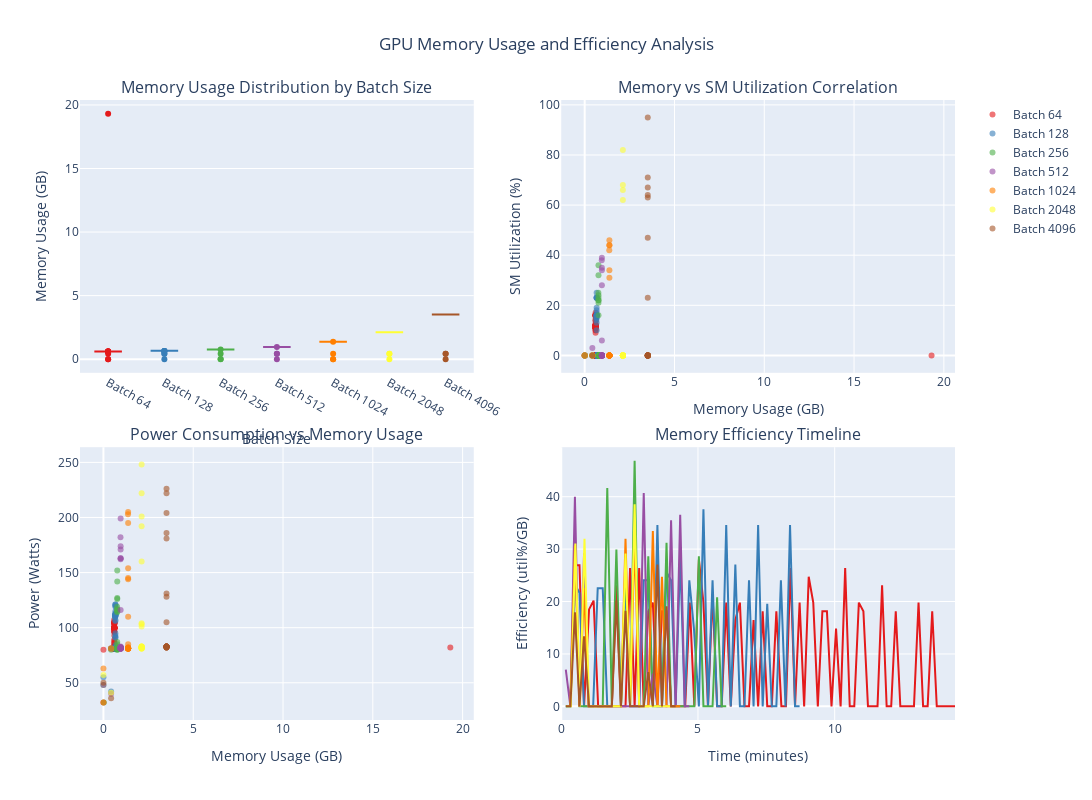

Notebook code for this chart:
### Code cell
# Create memory usage and efficiency analysis
def create_memory_analysis_plots(df):
    """Create detailed memory usage analysis plots"""
    
    fig = make_subplots(
        rows=2, cols=2,
        subplot_titles=[
            "Memory Usage Distribution by Batch Size",
            "Memory vs SM Utilization Correlation",
            "Power Consumption vs Memory Usage",
            "Memory Efficiency Timeline"
        ],
        vertical_spacing=0.12,
        horizontal_spacing=0.1
    )
    
    colors = px.colors.qualitative.Set1
    batch_sizes = sorted(df['batch_size'].unique())
    
    # 1. Memory Usage Distribution (Box Plot)
    for i, batch_size in enumerate(batch_sizes):
        if batch_size == 'unknown':
            continue
            
        batch_data = df[df['batch_size'] == batch_size]
        memory_gb = batch_data['fb_memory_mb'] / 1024
        
        fig.add_trace(
            go.Box(
                y=memory_gb,
                name=f"Batch {batch_size}",
                marker_color=colors[i % len(colors)],
                showlegend=False
            ),
            row=1, col=1
        )
    
    # 2. Memory vs SM Utilization Scatter
    for i, batch_size in enumerate(batch_sizes):
        if batch_size == 'unknown':
            continue
            
        batch_data = df[df['batch_size'] == batch_size]
        
        fig.add_trace(
            go.Scatter(
                x=batch_data['fb_memory_mb'] / 1024,
                y=batch_data['sm_util_pct'],
                mode='markers',
                name=f"Batch {batch_size}",
                marker=dict(color=colors[i % len(colors)], size=6, opacity=0.6),
                showlegend=True,
                hovertemplate=f"<b>Batch {batch_size}</b><br>" +
                             "Memory: %{x:.1f} GB<br>" +
                             "SM Util: %{y:.1f}%<extra></extra>"
            ),
            row=1, col=2
        )
    
    # 3. Power vs Memory Scatter
    for i, batch_size in enumerate(batch_sizes):
        if batch_size == 'unknown':
            continue
            
        batch_data = df[df['batch_size'] == batch_size]
        
        fig.add_trace(
            go.Scatter(
                x=batch_data['fb_memory_mb'] / 1024,
                y=batch_data['power_w'],
                mode='markers',
                name=f"Batch {batch_size}",
                marker=dict(color=colors[i % len(colors)], size=6, opacity=0.6),
                showlegend=False,
                hovertemplate=f"<b>Batch {batch_size}</b><br>" +
                             "Memory: %{x:.1f} GB<br>" +
                             "Power: %{y:.0f} W<extra></extra>"
            ),
            row=2, col=1
        )
    
    # 4. Memory Efficiency Timeline
    for i, batch_size in enumerate(batch_sizes):
        if batch_size == 'unknown':
            continue
            
        batch_data = df[df['batch_size'] == batch_size].copy()
        batch_data = batch_data.sort_values('datetime')
        
        # Calculate relative time and memory efficiency
        start_time = batch_data['datetime'].min()
        batch_data['relative_time_min'] = (batch_data['datetime'] - start_time).dt.total_seconds() / 60
        
        # Memory efficiency = SM utilization per GB of memory used
        batch_data['memory_efficiency'] = batch_data['sm_util_pct'] / (batch_data['fb_memory_mb'] / 1024)
        batch_data['memory_efficiency'] = batch_data['memory_efficiency'].replace([np.inf, -np.inf], 0)
        
        fig.add_trace(
            go.Scatter(
                x=batch_data['relative_time_min'],
                y=batch_data['memory_efficiency'],
                mode='lines',
                name=f"Batch {batch_size}",
                line=dict(color=colors[i % len(colors)], width=2),
                showlegend=False,
                hovertemplate=f"<b>Batch {batch_size}</b><br>" +
                             "Time: %{x:.1f} min<br>" +
                             "Efficiency: %{y:.1f} util%/GB<extra></extra>"
            ),
            row=2, col=2
        )
    
    # Update layout
    fig.update_layout(
        height=800,
        width=1400,
        title_text="GPU Memory Usage and Efficiency Analysis",
        title_x=0.5,
        showlegend=True
    )
    
    # Update axis labels
    fig.update_xaxes(title_text="Batch Size", row=1, col=1)
    fig.update_xaxes(title_text="Memory Usage (GB)", row=1, col=2)
    fig.update_xaxes(title_text="Memory Usage (GB)", row=2, col=1)
    fig.update_xaxes(title_text="Time (minutes)", row=2, col=2)
    
    fig.update_yaxes(title_text="Memory Usage (GB)", row=1, col=1)
    fig.update_yaxes(title_text="SM Utilization (%)", row=1, col=2)
    fig.update_yaxes(title_text="Power (Watts)", row=2, col=1)
    fig.update_yaxes(title_text="Efficiency (util%/GB)", row=2, col=2)
    
    return fig

# Create memory analysis plots
if len(gpu_df) > 0:
    memory_fig = create_memory_analysis_plots(gpu_df)
    memory_fig.show()
    
    # Summary statistics
    print("\\n" + "="*60)
    print("📈 MEMORY USAGE SUMMARY STATISTICS")
    print("="*60)
    
    memory_summary = gpu_df.groupby('batch_size').agg({
        'fb_memory_mb': ['mean', 'max', 'min', 'std']
    }).round(1)
    
    memory_summary.columns = ['Mean_MB', 'Max_MB', 'Min_MB', 'Std_MB']
    memory_summary['Mean_GB'] = (memory_summary['Mean_MB'] / 1024).round(2)
    memory_summary['Max_GB'] = (memory_summary['Max_MB'] / 1024).round(2)
    memory_summary['Memory_Range_GB'] = ((memory_summary['Max_MB'] - memory_summary['Min_MB']) / 1024).round(2)
    
    print(memory_summary[['Mean_GB', 'Max_GB', 'Memory_Range_GB']])
    
else:
    print("No GPU monitoring data available for memory analysis")

### Figure 1 — Plotly figure (JSON) as saved in the notebook; plotly's stock layout.template omitted (floating-point values rounded to 4 significant figures)
{"data": [{"marker": {"color": "rgb(228,26,28)"}, "name": "Batch 64", "showlegend": false, "type": "box", "xaxis": "x", "y": [0.0, 0.0, 0.4268, 0.5947, 0.5947, 0.5947, 0.5947, 0.5947, 0.5947, 0.5947, 0.6064, 0.6064, 0.6064, 0.6064, 0.6064, 0.6064, 0.6064, 0.6064, 0.6064, 0.6064, 0.6064, 0.6064, 0.6064, 0.6064, 0.6064, 0.6064, 0.6064, 0.6064, 0.6064, 0.6064, 0.6064, 0.6064, 0.6064, 0.6064, 0.6064, 0.6064, 0.6064, 0.6064, 0.6064, 0.6064, 0.6064, 0.6064, 0.6064, 0.6064, 0.6064, 0.6064, 0.6064, 0.6064, 0.6064, 0.6064, 0.6064, 0.6064, 0.6064, 0.6064, 0.6064, 0.6064, 0.6064, 0.6064, 0.6064, 0.6064, 0.6064, 0.6064, 0.6064, 0.6064, 0.6064, 0.6064, 0.6064, 0.6064, 0.6064, 0.6064, 0.6064, 0.6064, 0.6064, 0.6064, 0.6064, 0.6064, 0.6064, 0.6064, 0.6064, 0.6064, 0.6064, 0.6064, 0.6064, 0.6064, 0.6064, 0.6064, 19.32], "yaxis": "y"}, {"marker": {"color": "rgb(55,126,184)"}, "name": "Batch 128", "showlegend": false, "type": "box", "xaxis": "x", "y": [0.0, 0.4268, 0.4268, 0.6455, 0.6455, 0.6455, 0.6455, 0.665, 0.665, 0.665, 0.665, 0.665, 0.665, 0.665, 0.665, 0.665, 0.665, 0.665, 0.665, 0.665, 0.665, 0.665, 0.665, 0.665, 0.665, 0.665, 0.665, 0.665, 0.665, 0.665, 0.665, 0.665, 0.665, 0.665, 0.665, 0.665, 0.665, 0.665, 0.665, 0.665, 0.665, 0.665, 0.665, 0.665, 0.665, 0.665, 0.665, 0.665, 0.665, 0.665, 0.665, 0.665, 0.665], "yaxis": "y"}, {"marker": {"color": "rgb(77,175,74)"}, "name": "Batch 256", "showlegend": false, "type": "box", "xaxis": "x", "y": [0.0, 0.02051, 0.4268, 0.7627, 0.7686, 0.7686, 0.7686, 0.7686, 0.7686, 0.7686, 0.7686, 0.7686, 0.7686, 0.7686, 0.7686, 0.7686, 0.7686, 0.7686, 0.7686, 0.7686, 0.7686, 0.7686, 0.7686, 0.7686, 0.7686, 0.7686, 0.7686, 0.7686, 0.7686, 0.7686, 0.7686, 0.7686, 0.7686, 0.7686, 0.7686, 0.7686, 0.7686], "yaxis": "y"}, {"marker": {"color": "rgb(152,78,163)"}, "name": "Batch 512", "showlegend": false, "type": "box", "xaxis": "x", "y": [0.0, 0.4268, 0.4268, 0.9502, 0.958, 0.958, 0.958, 0.958, 0.958, 0.958, 0.958, 0.958, 0.958, 0.958, 0.958, 0.958, 0.958, 0.958, 0.958, 0.958, 0.958, 0.958, 0.958, 0.958, 0.958, 0.958, 0.958, 0.958, 0.958], "yaxis": "y"}, {"marker": {"color": "rgb(255,127,0)"}, "name": "Batch 1024", "showlegend": false, "type": "box", "xaxis": "x", "y": [0.0, 0.0, 0.4268, 1.368, 1.376, 1.376, 1.376, 1.376, 1.376, 1.376, 1.376, 1.376, 1.376, 1.376, 1.376, 1.376, 1.376, 1.376, 1.376, 1.376, 1.376, 1.376, 1.376, 1.376, 1.376, 1.376, 1.376], "yaxis": "y"}, {"marker": {"color": "rgb(255,255,51)"}, "name": "Batch 2048", "showlegend": false, "type": "box", "xaxis": "x", "y": [0.0, 0.4268, 0.4268, 2.126, 2.126, 2.126, 2.126, 2.126, 2.126, 2.126, 2.126, 2.126, 2.126, 2.126, 2.126, 2.126, 2.126, 2.126, 2.126, 2.126, 2.126, 2.126, 2.126, 2.126, 2.126], "yaxis": "y"}, {"marker": {"color": "rgb(166,86,40)"}, "name": "Batch 4096", "showlegend": false, "type": "box", "xaxis": "x", "y": [0.0, 0.4268, 0.4268, 3.513, 3.513, 3.513, 3.513, 3.513, 3.513, 3.513, 3.513, 3.513, 3.513, 3.513, 3.513, 3.513, 3.513, 3.513, 3.513, 3.513, 3.513, 3.513, 3.513, 3.513, 3.513, 3.513], "yaxis": "y"}, {"hovertemplate": "<b>Batch 64</b><br>Memory: %{x:.1f} GB<br>SM Util: %{y:.1f}%<extra></extra>", "marker": {"color": "rgb(228,26,28)", "opacity": 0.6, "size": 6}, "mode": "markers", "name": "Batch 64", "showlegend": true, "type": "scatter", "x": [0.0, 0.0, 0.4268, 0.5947, 0.5947, 0.5947, 0.5947, 0.5947, 0.5947, 0.5947, 0.6064, 0.6064, 0.6064, 0.6064, 0.6064, 0.6064, 0.6064, 0.6064, 0.6064, 0.6064, 0.6064, 0.6064, 0.6064, 0.6064, 0.6064, 0.6064, 0.6064, 0.6064, 0.6064, 0.6064, 0.6064, 0.6064, 0.6064, 0.6064, 0.6064, 0.6064, 0.6064, 0.6064, 0.6064, 0.6064, 0.6064, 0.6064, 0.6064, 0.6064, 0.6064, 0.6064, 0.6064, 0.6064, 0.6064, 0.6064, 0.6064, 0.6064, 0.6064, 0.6064, 0.6064, 0.6064, 0.6064, 0.6064, 0.6064, 0.6064, 0.6064, 0.6064, 0.6064, 0.6064, 0.6064, 0.6064, 0.6064, 0.6064, 0.6064, 0.6064, 0.6064, 0.6064, 0.6064, 0.6064, 0.6064, 0.6064, 0.6064, 0.6064, 0.6064, 0.6064, 0.6064, 0.6064, 0.6064, 0.6064, 0.6064, 0.6064, 19.32], "xaxis": "x2", "y": [0.0, 0.0, 0.0, 16.0, 16.0, 0.0, 11.0, 12.0, 0.0, 0.0, 0.0, 0.0, 14.0, 0.0, 0.0, 16.0, 0.0, 16.0, 0.0, 11.0, 12.0, 0.0, 11.0, 11.0, 0.0, 0.0, 0.0, 0.0, 12.0, 0.0, 17.0, 12.0, 0.0, 13.0, 0.0, 0.0, 12.0, 0.0, 10.0, 12.0, 0.0, 0.0, 10.0, 0.0, 11.0, 0.0, 0.0, 11.0, 0.0, 0.0, 16.0, 0.0, 12.0, 0.0, 15.0, 12.0, 0.0, 11.0, 11.0, 0.0, 9.0, 0.0, 16.0, 0.0, 0.0, 12.0, 11.0, 0.0, 0.0, 0.0, 14.0, 0.0, 0.0, 11.0, 0.0, 0.0, 0.0, 0.0, 12.0, 0.0, 0.0, 11.0, 0.0, 0.0, 0.0, 0.0, 0.0], "yaxis": "y2"}, {"hovertemplate": "<b>Batch 128</b><br>Memory: %{x:.1f} GB<br>SM Util: %{y:.1f}%<extra></extra>", "marker": {"color": "rgb(55,126,184)", "opacity": 0.6, "size": 6}, "mode": "markers", "name": "Batch 128", "showlegend": true, "type": "scatter", "x": [0.0, 0.4268, 0.4268, 0.6455, 0.6455, 0.6455, 0.6455, 0.665, 0.665, 0.665, 0.665, 0.665, 0.665, 0.665, 0.665, 0.665, 0.665, 0.665, 0.665, 0.665, 0.665, 0.665, 0.665, 0.665, 0.665, 0.665, 0.665, 0.665, 0.665, 0.665, 0.665, 0.665, 0.665, 0.665, 0.665, 0.665, 0.665, 0.665, 0.665, 0.665, 0.665, 0.665, 0.665, 0.665, 0.665, 0.665, 0.665, 0.665, 0.665, 0.665, 0.665, 0.665, 0.665], "xaxis": "x2", "y": [0.0, 0.0, 0.0, 15.0, 14.0, 0.0, 0.0, 0.0, 15.0, 15.0, 0.0, 0.0, 0.0, 0.0, 16.0, 0.0, 0.0, 0.0, 16.0, 16.0, 0.0, 23.0, 0.0, 17.0, 16.0, 0.0, 19.0, 0.0, 16.0, 10.0, 0.0, 25.0, 0.0, 16.0, 0.0, 0.0, 23.0, 0.0, 18.0, 0.0, 0.0, 16.0, 0.0, 23.0, 0.0, 13.0, 0.0, 0.0, 16.0, 0.0, 23.0, 0.0, 0.0], "yaxis": "y2"}, {"hovertemplate": "<b>Batch 256</b><br>Memory: %{x:.1f} GB<br>SM Util: %{y:.1f}%<extra></extra>", "marker": {"color": "rgb(77,175,74)", "opacity": 0.6, "size": 6}, "mode": "markers", "name": "Batch 256", "showlegend": true, "type": "scatter", "x": [0.0, 0.02051, 0.4268, 0.7627, 0.7686, 0.7686, 0.7686, 0.7686, 0.7686, 0.7686, 0.7686, 0.7686, 0.7686, 0.7686, 0.7686, 0.7686, 0.7686, 0.7686, 0.7686, 0.7686, 0.7686, 0.7686, 0.7686, 0.7686, 0.7686, 0.7686, 0.7686, 0.7686, 0.7686, 0.7686, 0.7686, 0.7686, 0.7686, 0.7686, 0.7686, 0.7686, 0.7686], "xaxis": "x2", "y": [0.0, 0.0, 0.0, 25.0, 0.0, 0.0, 0.0, 0.0, 0.0, 0.0, 32.0, 0.0, 23.0, 0.0, 21.0, 0.0, 36.0, 0.0, 0.0, 22.0, 0.0, 0.0, 0.0, 24.0, 0.0, 0.0, 0.0, 0.0, 0.0, 0.0, 22.0, 0.0, 0.0, 0.0, 16.0, 0.0, 0.0], "yaxis": "y2"}, {"hovertemplate": "<b>Batch 512</b><br>Memory: %{x:.1f} GB<br>SM Util: %{y:.1f}%<extra></extra>", "marker": {"color": "rgb(152,78,163)", "opacity": 0.6, "size": 6}, "mode": "markers", "name": "Batch 512", "showlegend": true, "type": "scatter", "x": [0.0, 0.4268, 0.4268, 0.9502, 0.958, 0.958, 0.958, 0.958, 0.958, 0.958, 0.958, 0.958, 0.958, 0.958, 0.958, 0.958, 0.958, 0.958, 0.958, 0.958, 0.958, 0.958, 0.958, 0.958, 0.958, 0.958, 0.958, 0.958, 0.958], "xaxis": "x2", "y": [0.0, 3.0, 0.0, 38.0, 0.0, 28.0, 0.0, 0.0, 0.0, 0.0, 0.0, 0.0, 0.0, 0.0, 0.0, 0.0, 0.0, 0.0, 39.0, 0.0, 6.0, 0.0, 0.0, 0.0, 34.0, 0.0, 35.0, 0.0, 0.0], "yaxis": "y2"}, {"hovertemplate": "<b>Batch 1024</b><br>Memory: %{x:.1f} GB<br>SM Util: %{y:.1f}%<extra></extra>", "marker": {"color": "rgb(255,127,0)", "opacity": 0.6, "size": 6}, "mode": "markers", "name": "Batch 1024", "showlegend": true, "type": "scatter", "x": [0.0, 0.0, 0.4268, 1.368, 1.376, 1.376, 1.376, 1.376, 1.376, 1.376, 1.376, 1.376, 1.376, 1.376, 1.376, 1.376, 1.376, 1.376, 1.376, 1.376, 1.376, 1.376, 1.376, 1.376, 1.376, 1.376, 1.376], "xaxis": "x2", "y": [0.0, 0.0, 0.0, 42.0, 0.0, 31.0, 0.0, 0.0, 0.0, 0.0, 0.0, 0.0, 0.0, 0.0, 44.0, 0.0, 44.0, 0.0, 0.0, 0.0, 46.0, 0.0, 34.0, 0.0, 0.0, 0.0, 0.0], "yaxis": "y2"}, {"hovertemplate": "<b>Batch 2048</b><br>Memory: %{x:.1f} GB<br>SM Util: %{y:.1f}%<extra></extra>", "marker": {"color": "rgb(255,255,51)", "opacity": 0.6, "size": 6}, "mode": "markers", "name": "Batch 2048", "showlegend": true, "type": "scatter", "x": [0.0, 0.4268, 0.4268, 2.126, 2.126, 2.126, 2.126, 2.126, 2.126, 2.126, 2.126, 2.126, 2.126, 2.126, 2.126, 2.126, 2.126, 2.126, 2.126, 2.126, 2.126, 2.126, 2.126, 2.126, 2.126], "xaxis": "x2", "y": [0.0, 0.0, 0.0, 66.0, 0.0, 68.0, 0.0, 0.0, 0.0, 0.0, 0.0, 0.0, 0.0, 0.0, 62.0, 0.0, 82.0, 0.0, 0.0, 0.0, 0.0, 0.0, 0.0, 0.0, 0.0], "yaxis": "y2"}, {"hovertemplate": "<b>Batch 4096</b><br>Memory: %{x:.1f} GB<br>SM Util: %{y:.1f}%<extra></extra>", "marker": {"color": "rgb(166,86,40)", "opacity": 0.6, "size": 6}, "mode": "markers", "name": "Batch 4096", "showlegend": true, "type": "scatter", "x": [0.0, 0.4268, 0.4268, 3.513, 3.513, 3.513, 3.513, 3.513, 3.513, 3.513, 3.513, 3.513, 3.513, 3.513, 3.513, 3.513, 3.513, 3.513, 3.513, 3.513, 3.513, 3.513, 3.513, 3.513, 3.513, 3.513], "xaxis": "x2", "y": [0.0, 0.0, 0.0, 63.0, 0.0, 47.0, 0.0, 0.0, 0.0, 0.0, 0.0, 0.0, 71.0, 0.0, 64.0, 0.0, 0.0, 0.0, 0.0, 23.0, 0.0, 95.0, 0.0, 67.0, 0.0, 0.0], "yaxis": "y2"}, {"hovertemplate": "<b>Batch 64</b><br>Memory: %{x:.1f} GB<br>Power: %{y:.0f} W<extra></extra>", "marker": {"color": "rgb(228,26,28)", "opacity": 0.6, "size": 6}, "mode": "markers", "name": "Batch 64", "showlegend": false, "type": "scatter", "x": [0.0, 0.0, 0.4268, 0.5947, 0.5947, 0.5947, 0.5947, 0.5947, 0.5947, 0.5947, 0.6064, 0.6064, 0.6064, 0.6064, 0.6064, 0.6064, 0.6064, 0.6064, 0.6064, 0.6064, 0.6064, 0.6064, 0.6064, 0.6064, 0.6064, 0.6064, 0.6064, 0.6064, 0.6064, 0.6064, 0.6064, 0.6064, 0.6064, 0.6064, 0.6064, 0.6064, 0.6064, 0.6064, 0.6064, 0.6064, 0.6064, 0.6064, 0.6064, 0.6064, 0.6064, 0.6064, 0.6064, 0.6064, 0.6064, 0.6064, 0.6064, 0.6064, 0.6064, 0.6064, 0.6064, 0.6064, 0.6064, 0.6064, 0.6064, 0.6064, 0.6064, 0.6064, 0.6064, 0.6064, 0.6064, 0.6064, 0.6064, 0.6064, 0.6064, 0.6064, 0.6064, 0.6064, 0.6064, 0.6064, 0.6064, 0.6064, 0.6064, 0.6064, 0.6064, 0.6064, 0.6064, 0.6064, 0.6064, 0.6064, 0.6064, 0.6064, 19.32], "xaxis": "x3", "y": [80.0, 32.0, 81.0, 100.0, 107.0, 82.0, 97.0, 101.0, 83.0, 83.0, 81.0, 82.0, 103.0, 81.0, 100.0, 105.0, 81.0, 104.0, 81.0, 100.0, 100.0, 81.0, 100.0, 99.0, 81.0, 82.0, 81.0, 81.0, 100.0, 81.0, 105.0, 100.0, 81.0, 89.0, 96.0, 81.0, 100.0, 81.0, 100.0, 99.0, 81.0, 82.0, 99.0, 82.0, 83.0, 81.0, 81.0, 97.0, 81.0, 81.0, 105.0, 81.0, 100.0, 82.0, 104.0, 100.0, 81.0, 100.0, 99.0, 81.0, 93.0, 81.0, 104.0, 88.0, 81.0, 96.0, 101.0, 81.0, 84.0, 81.0, 104.0, 82.0, 82.0, 100.0, 81.0, 81.0, 81.0, 81.0, 100.0, 81.0, 81.0, 100.0, 86.0, 81.0, 86.0, 81.0, 82.0], "yaxis": "y3"}, {"hovertemplate": "<b>Batch 128</b><br>Memory: %{x:.1f} GB<br>Power: %{y:.0f} W<extra></extra>", "marker": {"color": "rgb(55,126,184)", "opacity": 0.6, "size": 6}, "mode": "markers", "name": "Batch 128", "showlegend": false, "type": "scatter", "x": [0.0, 0.4268, 0.4268, 0.6455, 0.6455, 0.6455, 0.6455, 0.665, 0.665, 0.665, 0.665, 0.665, 0.665, 0.665, 0.665, 0.665, 0.665, 0.665, 0.665, 0.665, 0.665, 0.665, 0.665, 0.665, 0.665, 0.665, 0.665, 0.665, 0.665, 0.665, 0.665, 0.665, 0.665, 0.665, 0.665, 0.665, 0.665, 0.665, 0.665, 0.665, 0.665, 0.665, 0.665, 0.665, 0.665, 0.665, 0.665, 0.665, 0.665, 0.665, 0.665, 0.665, 0.665], "xaxis": "x3", "y": [55.0, 42.0, 81.0, 110.0, 110.0, 81.0, 81.0, 81.0, 110.0, 111.0, 81.0, 81.0, 81.0, 81.0, 111.0, 82.0, 81.0, 81.0, 91.0, 112.0, 81.0, 113.0, 81.0, 111.0, 112.0, 81.0, 115.0, 81.0, 91.0, 107.0, 82.0, 120.0, 81.0, 106.0, 95.0, 81.0, 121.0, 81.0, 112.0, 81.0, 81.0, 111.0, 81.0, 121.0, 82.0, 93.0, 84.0, 81.0, 112.0, 81.0, 119.0, 81.0, 81.0], "yaxis": "y3"}, {"hovertemplate": "<b>Batch 256</b><br>Memory: %{x:.1f} GB<br>Power: %{y:.0f} W<extra></extra>", "marker": {"color": "rgb(77,175,74)", "opacity": 0.6, "size": 6}, "mode": "markers", "name": "Batch 256", "showlegend": false, "type": "scatter", "x": [0.0, 0.02051, 0.4268, 0.7627, 0.7686, 0.7686, 0.7686, 0.7686, 0.7686, 0.7686, 0.7686, 0.7686, 0.7686, 0.7686, 0.7686, 0.7686, 0.7686, 0.7686, 0.7686, 0.7686, 0.7686, 0.7686, 0.7686, 0.7686, 0.7686, 0.7686, 0.7686, 0.7686, 0.7686, 0.7686, 0.7686, 0.7686, 0.7686, 0.7686, 0.7686, 0.7686, 0.7686], "xaxis": "x3", "y": [48.0, 32.0, 80.0, 119.0, 80.0, 80.0, 114.0, 81.0, 81.0, 81.0, 142.0, 81.0, 117.0, 81.0, 115.0, 81.0, 152.0, 81.0, 81.0, 126.0, 81.0, 87.0, 81.0, 116.0, 81.0, 81.0, 81.0, 81.0, 85.0, 81.0, 127.0, 81.0, 83.0, 81.0, 116.0, 81.0, 81.0], "yaxis": "y3"}, {"hovertemplate": "<b>Batch 512</b><br>Memory: %{x:.1f} GB<br>Power: %{y:.0f} W<extra></extra>", "marker": {"color": "rgb(152,78,163)", "opacity": 0.6, "size": 6}, "mode": "markers", "name": "Batch 512", "showlegend": false, "type": "scatter", "x": [0.0, 0.4268, 0.4268, 0.9502, 0.958, 0.958, 0.958, 0.958, 0.958, 0.958, 0.958, 0.958, 0.958, 0.958, 0.958, 0.958, 0.958, 0.958, 0.958, 0.958, 0.958, 0.958, 0.958, 0.958, 0.958, 0.958, 0.958, 0.958, 0.958], "xaxis": "x3", "y": [48.0, 40.0, 81.0, 182.0, 81.0, 162.0, 82.0, 81.0, 82.0, 81.0, 82.0, 81.0, 81.0, 81.0, 82.0, 81.0, 116.0, 81.0, 199.0, 83.0, 171.0, 82.0, 163.0, 81.0, 174.0, 82.0, 163.0, 82.0, 81.0], "yaxis": "y3"}, {"hovertemplate": "<b>Batch 1024</b><br>Memory: %{x:.1f} GB<br>Power: %{y:.0f} W<extra></extra>", "marker": {"color": "rgb(255,127,0)", "opacity": 0.6, "size": 6}, "mode": "markers", "name": "Batch 1024", "showlegend": false, "type": "scatter", "x": [0.0, 0.0, 0.4268, 1.368, 1.376, 1.376, 1.376, 1.376, 1.376, 1.376, 1.376, 1.376, 1.376, 1.376, 1.376, 1.376, 1.376, 1.376, 1.376, 1.376, 1.376, 1.376, 1.376, 1.376, 1.376, 1.376, 1.376], "xaxis": "x3", "y": [63.0, 32.0, 81.0, 203.0, 81.0, 195.0, 81.0, 81.0, 81.0, 81.0, 85.0, 81.0, 145.0, 82.0, 205.0, 82.0, 110.0, 82.0, 81.0, 81.0, 144.0, 81.0, 154.0, 81.0, 81.0, 81.0, 81.0], "yaxis": "y3"}, {"hovertemplate": "<b>Batch 2048</b><br>Memory: %{x:.1f} GB<br>Power: %{y:.0f} W<extra></extra>", "marker": {"color": "rgb(255,255,51)", "opacity": 0.6, "size": 6}, "mode": "markers", "name": "Batch 2048", "showlegend": false, "type": "scatter", "x": [0.0, 0.4268, 0.4268, 2.126, 2.126, 2.126, 2.126, 2.126, 2.126, 2.126, 2.126, 2.126, 2.126, 2.126, 2.126, 2.126, 2.126, 2.126, 2.126, 2.126, 2.126, 2.126, 2.126, 2.126, 2.126], "xaxis": "x3", "y": [57.0, 41.0, 81.0, 192.0, 81.0, 222.0, 81.0, 81.0, 82.0, 82.0, 103.0, 81.0, 160.0, 82.0, 201.0, 82.0, 248.0, 83.0, 83.0, 83.0, 82.0, 104.0, 82.0, 101.0, 83.0], "yaxis": "y3"}, {"hovertemplate": "<b>Batch 4096</b><br>Memory: %{x:.1f} GB<br>Power: %{y:.0f} W<extra></extra>", "marker": {"color": "rgb(166,86,40)", "opacity": 0.6, "size": 6}, "mode": "markers", "name": "Batch 4096", "showlegend": false, "type": "scatter", "x": [0.0, 0.4268, 0.4268, 3.513, 3.513, 3.513, 3.513, 3.513, 3.513, 3.513, 3.513, 3.513, 3.513, 3.513, 3.513, 3.513, 3.513, 3.513, 3.513, 3.513, 3.513, 3.513, 3.513, 3.513, 3.513, 3.513], "xaxis": "x3", "y": [50.0, 36.0, 81.0, 204.0, 82.0, 128.0, 83.0, 83.0, 82.0, 82.0, 105.0, 83.0, 222.0, 82.0, 186.0, 83.0, 83.0, 83.0, 83.0, 181.0, 83.0, 226.0, 83.0, 131.0, 83.0, 82.0], "yaxis": "y3"}, {"hovertemplate": "<b>Batch 64</b><br>Time: %{x:.1f} min<br>Efficiency: %{y:.1f} util%/GB<extra></extra>", "line": {"color": "rgb(228,26,28)", "width": 2}, "mode": "lines", "name": "Batch 64", "showlegend": false, "type": "scatter", "x": [0.0, 0.1667, 0.3333, 0.5, 0.6667, 0.8333, 1.017, 1.183, 1.35, 1.517, 1.683, 1.85, 2.017, 2.183, 2.35, 2.517, 2.683, 2.85, 3.017, 3.183, 3.35, 3.517, 3.683, 3.85, 4.017, 4.183, 4.35, 4.533, 4.7, 4.867, 5.033, 5.2, 5.367, 5.533, 5.7, 5.867, 6.033, 6.2, 6.367, 6.533, 6.7, 6.867, 7.033, 7.2, 7.367, 7.533, 7.7, 7.867, 8.05, 8.217, 8.383, 8.55, 8.717, 8.883, 9.05, 9.217, 9.383, 9.55, 9.717, 9.883, 10.05, 10.22, 10.38, 10.55, 10.72, 10.88, 11.05, 11.22, 11.4, 11.57, 11.73, 11.9, 12.07, 12.23, 12.4, 12.57, 12.73, 12.9, 13.07, 13.23, 13.4, 13.57, 13.73, 13.9, 14.07, 14.23, 14.4], "xaxis": "x4", "y": [NaN, NaN, 0.0, 26.9, 26.9, 0.0, 18.5, 20.18, 0.0, 0.0, 0.0, 0.0, 23.09, 0.0, 0.0, 26.38, 0.0, 26.38, 0.0, 18.14, 19.79, 0.0, 18.14, 18.14, 0.0, 0.0, 0.0, 0.0, 19.79, 0.0, 28.03, 19.79, 0.0, 21.44, 0.0, 0.0, 19.79, 0.0, 16.49, 19.79, 0.0, 0.0, 16.49, 0.0, 18.14, 0.0, 0.0, 18.14, 0.0, 0.0, 26.38, 0.0, 19.79, 0.0, 24.73, 19.79, 0.0, 18.14, 18.14, 0.0, 14.84, 0.0, 26.38, 0.0, 0.0, 19.79, 18.14, 0.0, 0.0, 0.0, 23.09, 0.0, 0.0, 18.14, 0.0, 0.0, 0.0, 0.0, 19.79, 0.0, 0.0, 18.14, 0.0, 0.0, 0.0, 0.0, 0.0], "yaxis": "y4"}, {"hovertemplate": "<b>Batch 128</b><br>Time: %{x:.1f} min<br>Efficiency: %{y:.1f} util%/GB<extra></extra>", "line": {"color": "rgb(55,126,184)", "width": 2}, "mode": "lines", "name": "Batch 128", "showlegend": false, "type": "scatter", "x": [0.0, 0.1667, 0.3333, 0.5, 0.6667, 0.8333, 1.0, 1.167, 1.333, 1.517, 1.683, 1.85, 2.017, 2.183, 2.35, 2.517, 2.683, 2.85, 3.017, 3.183, 3.35, 3.517, 3.683, 3.85, 4.017, 4.183, 4.35, 4.517, 4.683, 4.85, 5.033, 5.2, 5.367, 5.533, 5.7, 5.867, 6.033, 6.2, 6.367, 6.533, 6.7, 6.867, 7.033, 7.2, 7.367, 7.533, 7.7, 7.867, 8.033, 8.2, 8.367, 8.55, 8.717], "xaxis": "x4", "y": [NaN, 0.0, 0.0, 23.24, 21.69, 0.0, 0.0, 0.0, 22.56, 22.56, 0.0, 0.0, 0.0, 0.0, 24.06, 0.0, 0.0, 0.0, 24.06, 24.06, 0.0, 34.58, 0.0, 25.56, 24.06, 0.0, 28.57, 0.0, 24.06, 15.04, 0.0, 37.59, 0.0, 24.06, 0.0, 0.0, 34.58, 0.0, 27.07, 0.0, 0.0, 24.06, 0.0, 34.58, 0.0, 19.55, 0.0, 0.0, 24.06, 0.0, 34.58, 0.0, 0.0], "yaxis": "y4"}, {"hovertemplate": "<b>Batch 256</b><br>Time: %{x:.1f} min<br>Efficiency: %{y:.1f} util%/GB<extra></extra>", "line": {"color": "rgb(77,175,74)", "width": 2}, "mode": "lines", "name": "Batch 256", "showlegend": false, "type": "scatter", "x": [0.0, 0.1667, 0.3333, 0.5, 0.6667, 0.8333, 1.0, 1.183, 1.35, 1.517, 1.683, 1.85, 2.017, 2.183, 2.35, 2.517, 2.683, 2.85, 3.017, 3.183, 3.35, 3.517, 3.683, 3.85, 4.017, 4.183, 4.35, 4.517, 4.7, 4.867, 5.033, 5.2, 5.367, 5.533, 5.7, 5.867, 6.033], "xaxis": "x4", "y": [NaN, 0.0, 0.0, 32.78, 0.0, 0.0, 0.0, 0.0, 0.0, 0.0, 41.64, 0.0, 29.93, 0.0, 27.32, 0.0, 46.84, 0.0, 0.0, 28.63, 0.0, 0.0, 0.0, 31.23, 0.0, 0.0, 0.0, 0.0, 0.0, 0.0, 28.63, 0.0, 0.0, 0.0, 20.82, 0.0, 0.0], "yaxis": "y4"}, {"hovertemplate": "<b>Batch 512</b><br>Time: %{x:.1f} min<br>Efficiency: %{y:.1f} util%/GB<extra></extra>", "line": {"color": "rgb(152,78,163)", "width": 2}, "mode": "lines", "name": "Batch 512", "showlegend": false, "type": "scatter", "x": [0.0, 0.1667, 0.3333, 0.5, 0.6667, 0.8333, 1.0, 1.167, 1.35, 1.517, 1.683, 1.85, 2.017, 2.183, 2.35, 2.517, 2.683, 2.85, 3.017, 3.183, 3.35, 3.517, 3.683, 3.85, 4.017, 4.183, 4.35, 4.517, 4.683], "xaxis": "x4", "y": [NaN, 7.03, 0.0, 39.99, 0.0, 29.23, 0.0, 0.0, 0.0, 0.0, 0.0, 0.0, 0.0, 0.0, 0.0, 0.0, 0.0, 0.0, 40.71, 0.0, 6.263, 0.0, 0.0, 0.0, 35.49, 0.0, 36.53, 0.0, 0.0], "yaxis": "y4"}, {"hovertemplate": "<b>Batch 1024</b><br>Time: %{x:.1f} min<br>Efficiency: %{y:.1f} util%/GB<extra></extra>", "line": {"color": "rgb(255,127,0)", "width": 2}, "mode": "lines", "name": "Batch 1024", "showlegend": false, "type": "scatter", "x": [0.0, 0.1667, 0.3333, 0.5, 0.6667, 0.8333, 1.0, 1.167, 1.333, 1.5, 1.683, 1.85, 2.017, 2.183, 2.35, 2.517, 2.683, 2.85, 3.017, 3.183, 3.35, 3.517, 3.683, 3.85, 4.017, 4.183, 4.35], "xaxis": "x4", "y": [NaN, NaN, 0.0, 30.7, 0.0, 22.53, 0.0, 0.0, 0.0, 0.0, 0.0, 0.0, 0.0, 0.0, 31.98, 0.0, 31.98, 0.0, 0.0, 0.0, 33.43, 0.0, 24.71, 0.0, 0.0, 0.0, 0.0], "yaxis": "y4"}, {"hovertemplate": "<b>Batch 2048</b><br>Time: %{x:.1f} min<br>Efficiency: %{y:.1f} util%/GB<extra></extra>", "line": {"color": "rgb(255,255,51)", "width": 2}, "mode": "lines", "name": "Batch 2048", "showlegend": false, "type": "scatter", "x": [0.0, 0.1833, 0.35, 0.5167, 0.6833, 0.85, 1.017, 1.183, 1.35, 1.517, 1.683, 1.85, 2.017, 2.183, 2.35, 2.517, 2.683, 2.85, 3.017, 3.183, 3.35, 3.533, 3.7, 3.867, 4.033], "xaxis": "x4", "y": [NaN, 0.0, 0.0, 31.04, 0.0, 31.99, 0.0, 0.0, 0.0, 0.0, 0.0, 0.0, 0.0, 0.0, 29.16, 0.0, 38.57, 0.0, 0.0, 0.0, 0.0, 0.0, 0.0, 0.0, 0.0], "yaxis": "y4"}, {"hovertemplate": "<b>Batch 4096</b><br>Time: %{x:.1f} min<br>Efficiency: %{y:.1f} util%/GB<extra></extra>", "line": {"color": "rgb(166,86,40)", "width": 2}, "mode": "lines", "name": "Batch 4096", "showlegend": false, "type": "scatter", "x": [0.0, 0.1667, 0.3333, 0.5, 0.6667, 0.8333, 1.017, 1.183, 1.35, 1.517, 1.683, 1.85, 2.017, 2.183, 2.35, 2.517, 2.683, 2.85, 3.017, 3.183, 3.35, 3.517, 3.683, 3.85, 4.017, 4.183], "xaxis": "x4", "y": [NaN, 0.0, 0.0, 17.93, 0.0, 13.38, 0.0, 0.0, 0.0, 0.0, 0.0, 0.0, 20.21, 0.0, 18.22, 0.0, 0.0, 0.0, 0.0, 6.548, 0.0, 27.04, 0.0, 19.07, 0.0, 0.0], "yaxis": "y4"}], "layout": {"annotations": [{"font": {"size": 16}, "showarrow": false, "text": "Memory Usage Distribution by Batch Size", "x": 0.225, "xanchor": "center", "xref": "paper", "y": 1, "yanchor": "bottom", "yref": "paper"}, {"font": {"size": 16}, "showarrow": false, "text": "Memory vs SM Utilization Correlation", "x": 0.775, "xanchor": "center", "xref": "paper", "y": 1, "yanchor": "bottom", "yref": "paper"}, {"font": {"size": 16}, "showarrow": false, "text": "Power Consumption vs Memory Usage", "x": 0.225, "xanchor": "center", "xref": "paper", "y": 0.44, "yanchor": "bottom", "yref": "paper"}, {"font": {"size": 16}, "showarrow": false, "text": "Memory Efficiency Timeline", "x": 0.775, "xanchor": "center", "xref": "paper", "y": 0.44, "yanchor": "bottom", "yref": "paper"}], "height": 800, "showlegend": true, "title": {"text": "GPU Memory Usage and Efficiency Analysis", "x": 0.5}, "width": 1400, "xaxis": {"anchor": "y", "domain": [0, 0.45], "title": {"text": "Batch Size"}}, "xaxis2": {"anchor": "y2", "domain": [0.55, 1], "title": {"text": "Memory Usage (GB)"}}, "xaxis3": {"anchor": "y3", "domain": [0, 0.45], "title": {"text": "Memory Usage (GB)"}}, "xaxis4": {"anchor": "y4", "domain": [0.55, 1], "title": {"text": "Time (minutes)"}}, "yaxis": {"anchor": "x", "domain": [0.56, 1], "title": {"text": "Memory Usage (GB)"}}, "yaxis2": {"anchor": "x2", "domain": [0.56, 1], "title": {"text": "SM Utilization (%)"}}, "yaxis3": {"anchor": "x3", "domain": [0, 0.44], "title": {"text": "Power (Watts)"}}, "yaxis4": {"anchor": "x4", "domain": [0, 0.44], "title": {"text": "Efficiency (util%/GB)"}}}}
